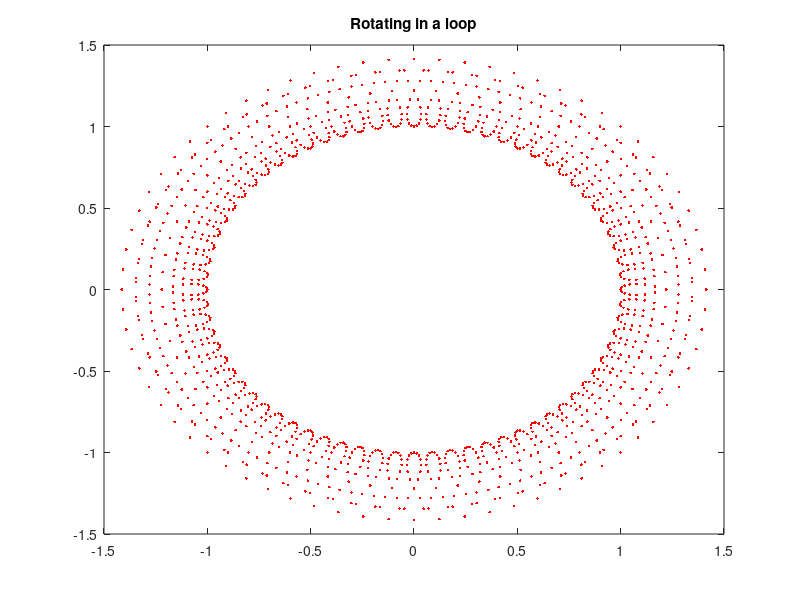

Source code (MATLAB):
%This script helps visualize the rotation matrix

inc = 0.1;
side = -1:inc:1;
O = ones(1,length(side));
mO = -1*O;

right = [O;side];
left = [mO;side];
top = [side;O];
bottom = [side;mO];

square = [top, bottom, left, right];
X = square(1,:);
Y = square(2,:);

plot(X,Y,'b.');axis([-2 2 -2 2]);
title('The Square and Rotation');

%make one degree angle
angle = pi/180* 35;
rotationMatrix = [cos(angle) -sin(angle); sin(angle) cos(angle)];
rotatedSquare = rotationMatrix*square;

for i=1:180
    rotatedSquare = rotationMatrix*rotatedSquare;
    Xt = rotatedSquare(1,:);
    Yt = rotatedSquare(2,:);
    plot(Xt,Yt,'r.');
    title('Rotating in a loop');
    
    hold on;
    pause;
end
